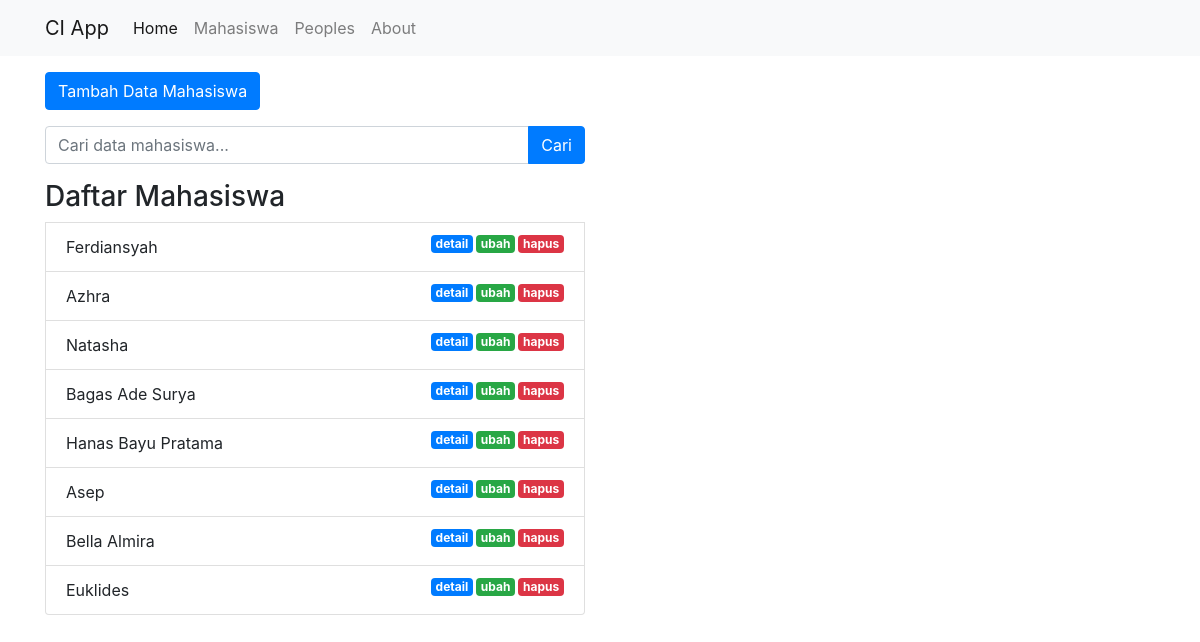
/index.php/mahasiswa, run on an earlier commit of the app's database.
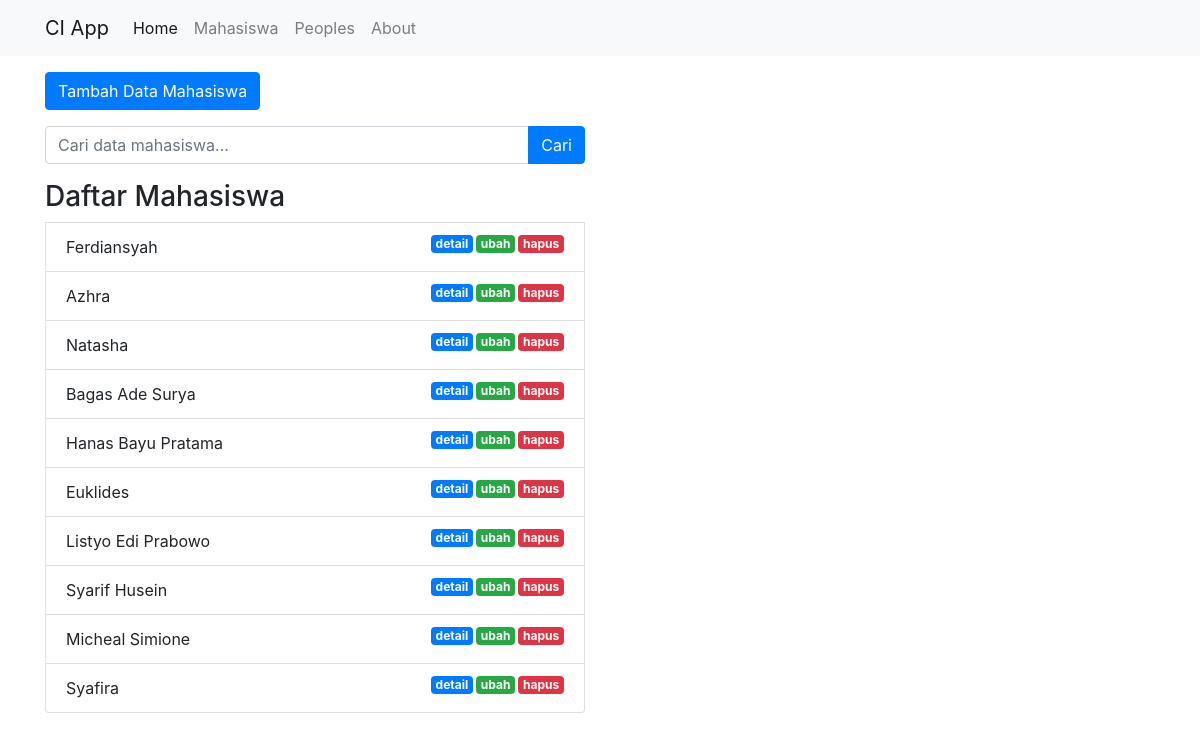
And on a later commit of the database.
### tables this page shows
CREATE TABLE `mahasiswa` (
  `id` int(11) NOT NULL,
  `nama` varchar(100) NOT NULL,
  `nim` varchar(100) NOT NULL,
  `email` varchar(100) NOT NULL,
  `jurusan` varchar(100) NOT NULL
);

### application/controllers/Mahasiswa.php (called while the page is built, shortened)
<?php
class Mahasiswa extends CI_Controller {
    public function __construct()
    {
        $this->load->model('Mahasiswa_model');
        $this->load->library('form_validation');
    }
    public function index()
    {
        $data['head'] = 'Daftar Mahasiswa';
        $data['mahasiswa'] = $this->Mahasiswa_model->getAllMahasiswa();
        $this->load->view('templates/header', $data);
        $this->load->view('mahasiswa/index', $data);
        $this->load->view('templates/footer');
    }
}

### index.php (called while the page is built, shortened)
<?php
require_once BASEPATH.'core/CodeIgniter.php';

### application/models/Mahasiswa_model.php (called while the page is built, shortened)
<?php
class Mahasiswa_model extends CI_Model {
    public function getAllMahasiswa()
    {
        return $this->db->get('mahasiswa')->result_array();
    }
}

### application/views/mahasiswa/index.php (the view, shortened to what this page needs)
<div class="container">
  <div class="row mt-3">
    <div class="col-md-6">
      <a href="<?= base_url(); ?>mahasiswa/tambah" class="btn btn-primary">Tambah Data Mahasiswa</a>
    </div>
  </div>
  <div class="row mt-3">
    <div class="col-md-6">
      <form action="" method="post">
        <div class="input-group">
          <input type="text" class="form-control" placeholder="Cari data mahasiswa..." name="keyword">
          <div class="input-group-append">
            <button class="btn btn-primary" type="submit">Cari</button>
          </div>
        </div>
      </form>
    </div>
  </div>
  <div class="row mt-3">
    <div class="col-md-6">
      <ul class="list-group">
        <h3>Daftar Mahasiswa</h3>
        <?php foreach($mahasiswa as $mhs) : ?>
          <li class="list-group-item">
            <?= $mhs['nama']; ?>
            <a href="<?= base_url(); ?>mahasiswa/hapus/<?= $mhs['id']; ?>" class="badge badge-danger float-right tombol-hapus">hapus</a>
            <a href="<?= base_url(); ?>mahasiswa/ubah/<?= $mhs['id']; ?>" class="badge badge-success float-right">ubah</a>
            <a href="<?= base_url(); ?>mahasiswa/detail/<?= $mhs['id']; ?>" class="badge badge-primary float-right">detail</a>
          </li>
        <?php endforeach; ?>
      </ul>
    </div>
  </div>
</div>

### application/views/templates/header.php (shortened to what this page needs)
<!doctype html>
<html lang="en">
  <head>
    <link rel="stylesheet" href="https://stackpath.bootstrapcdn.com/bootstrap/4.3.1/css/bootstrap.min.css">
    <link rel="stylesheet" href="<?=base_url(); ?>assets/css/style.css">
  </head>
  <body>
  <nav class="navbar navbar-expand-lg navbar-light bg-light">
    <div class="container">
      <a class="navbar-brand" href="#">CI App</a>
      <div class="collapse navbar-collapse" id="navbarNavAltMarkup">
        <div class="navbar-nav">
          <a class="nav-item nav-link active" href="<?= base_url(); ?>">Home</a>
          <a class="nav-item nav-link" href="<?= base_url(); ?>mahasiswa">Mahasiswa</a>
          <a class="nav-item nav-link" href="<?= base_url(); ?>peoples">Peoples</a>
          <a class="nav-item nav-link" href="#">About</a>
        </div>
      </div>
    </div>
  </nav>

### application/views/templates/footer.php (shortened to what this page needs)
  </body>
</html>

### assets/css/style.css (style rules this page uses)
.badge { margin-left: 3px; }

What changed in the data, as far as the page shows it:
removed mahasiswa: nama "Asep"
removed mahasiswa: nama "Bella Almira"
added mahasiswa: nama "Listyo Edi Prabowo"
added mahasiswa: nama "Syarif Husein"
added mahasiswa: nama "Micheal Simione"
added mahasiswa: nama "Syafira"
